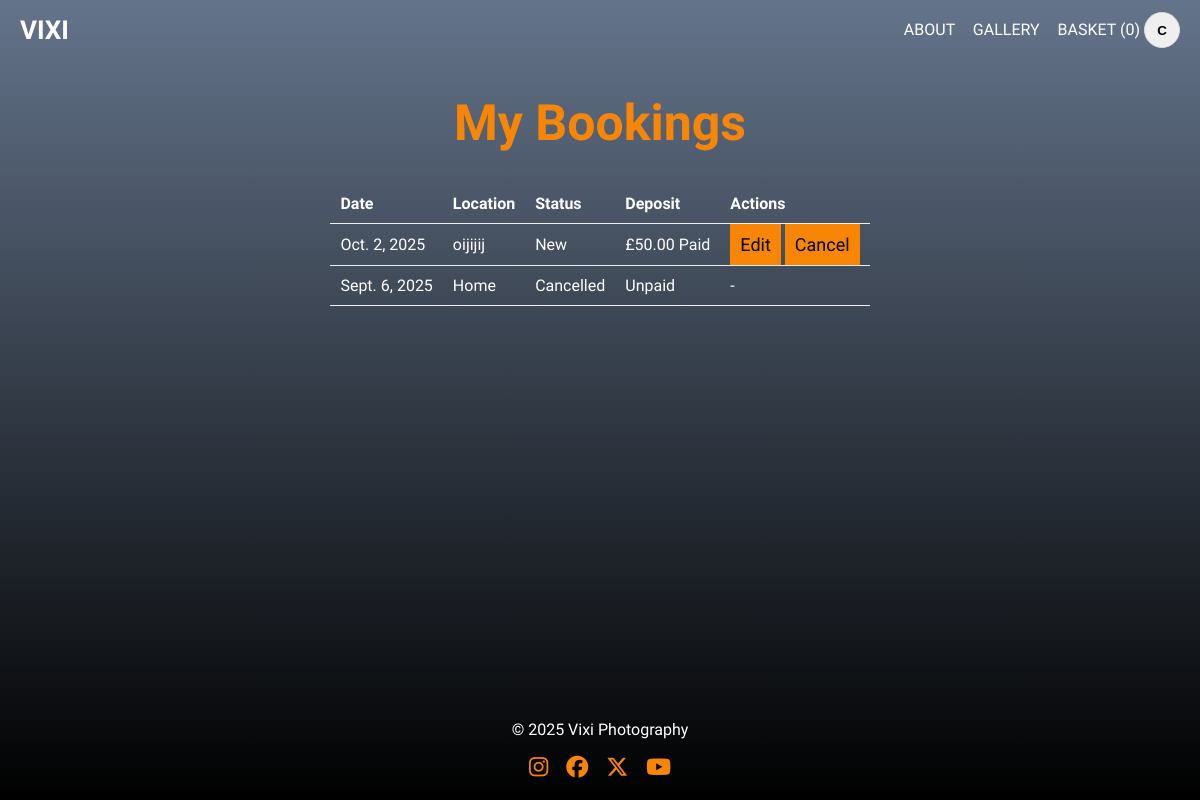
The page /orders/bookings/ (signed in) on the database as committed earlier.
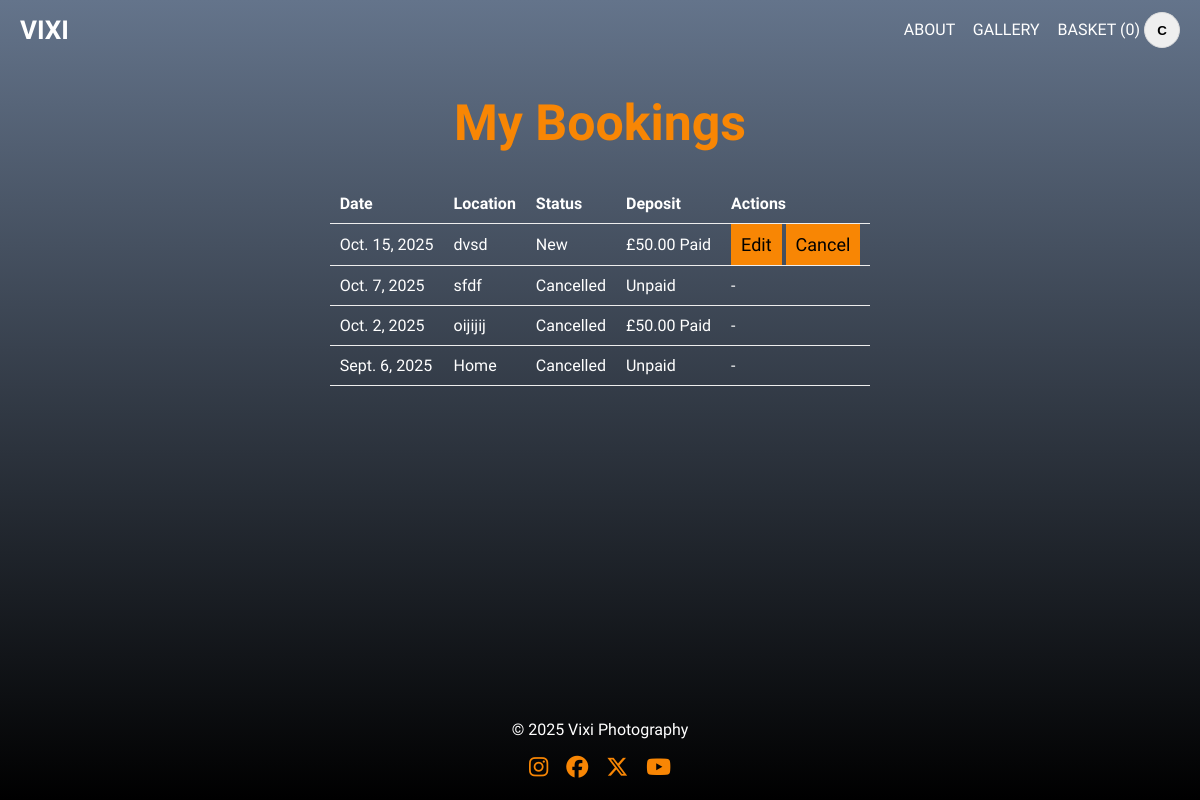
The same page on the database as committed later.
### orders/models.py (models this page shows, shortened)
class BookingRequest(models.Model):
    STATUS = [
        ("new", "New"),
        ("review", "In Review"),
        ("accepted", "Accepted"),
        ("rejected", "Rejected"),
        ("cancelled", "Cancelled"),
    ]
    user = models.ForeignKey(settings.AUTH_USER_MODEL,
                             on_delete=models.CASCADE,
                             related_name='booking_requests')
    event_date = models.DateField()
    location = models.CharField(max_length=200)
    details = models.TextField(blank=True)
    status = models.CharField(max_length=10, choices=STATUS, default='new')
    created_at = models.DateTimeField(auto_now_add=True)
    deposit_pence = models.PositiveIntegerField(default=5000)
    deposit_paid = models.BooleanField(default=False)
    stripe_session_id = models.CharField(max_length=255, blank=True)
    class Meta:
        ordering = ['-created_at']
    def deposit_display(self):
        return f"£{self.deposit_pence/100:.2f}"

### orders/views.py (the view)
# urls.py: path("bookings/", views.my_bookings, name="my_bookings"),
@login_required
def my_bookings(request):
    bookings = BookingRequest.objects.filter(user=request.user)
    return render(request, "orders/my_bookings.html", {"bookings": bookings})

### orders/context_processors.py (called while the page is built)
def cart_count(request):
    cart = request.session.get("cart", {})
    total = 0
    for v in cart.values():
        total += int(v.get("qty", 0)) if isinstance(v, dict) else int(v)
    return {"cart_count": total}

### templates/orders/my_bookings.html (shortened to what this page needs)
{% extends 'base.html' %}
{% block content %}
<h1>My Bookings</h1>
<table class="cart-table">
    <thead>
      <tr>
        <th>Date</th>
        <th>Location</th>
        <th>Status</th>
        <th>Deposit</th>
        <th class="t-right">Actions</th>
      </tr>
    </thead>
    <tbody>
        {% for b in bookings %}
        <tr>
            <td>{{ b.event_date }}</td>
            <td>{{ b.location }}</td>
            <td>{{ b.get_status_display }}</td>
            <td>
              {% if b.deposit_paid %}
                {{ b.deposit_display }} Paid
              {% else %}
                Unpaid
              {% endif %}
            </td>
            <td class="t-right">
                {% if b.status in "new review" %}
                    <a class="btn-book" href="{% url 'edit_booking' b.pk %}">Edit</a>
                    <a class="btn-book" href="{% url 'delete_booking' b.pk %}">Cancel</a>
                {% else %} - {% endif %}
            </td>
        </tr>
        {% empty %}
        <tr><td colspan="5">You have no bookings yet.</td></tr>
        {% endfor %}
    </tbody>
</table>
{% endblock %}

### templates/base.html (shortened to what this page needs)
{% load static %}
<!doctype html>
<html lang="en">
<head>
  <link rel="stylesheet" href="{% static 'css/style.css' %}">
  <link rel="stylesheet" href="{% static 'css/style.css' %}">
</head>
<body class="page {% block body_class %}{% endblock %}">
  <header class="nav">
    <a class="brand btn" href="{% url 'home' %}">VIXI</a>
    <nav class="nav-links">
      <a href="{% url 'about' %}" class="btn">ABOUT</a>
      <a href="{% url 'gallery_index' %}" class="btn">GALLERY</a>
      <a href="{% url 'cart' %}" class="btn">BASKET ({{ cart_count|default:0 }})</a>
      {% if user.is_authenticated %}
  <div class="profile">
    <button class="avatar" id="avatarBtn" aria-haspopup="menu" aria-expanded="false">
      {{ user.username|first|upper }}
    </button>
  </div>
{% else %}
  <a href="{% url 'login' %}">LOGIN</a>
{% endif %}
    </nav>
  </header>
  <main class="container">
    {% block content %}{% endblock %}
  </main>
  <footer class="footer">
    <p>© 2025 Vixi Photography</p>
    <div class="social-links">
      <a href="https://instagram.com" target="_blank" aria-label="Instagram"><i class="fab fa-instagram"></i></a>
      <a href="https://facebook.com" target="_blank" aria-label="Facebook"><i class="fab fa-facebook"></i></a>
      <a href="https://x.com" target="_blank" aria-label="X"><i class="fab fa-x-twitter"></i></a>
      <a href="https://youtube.com" target="_blank" aria-label="youtube"><i class="fab fa-youtube"></i></a>
    </div>
  </footer>
</body>
</html>

### static/css/style.css (style rules this page uses)
body { background: linear-gradient(to bottom, #64748B 0%, #000 100%); background-repeat: no-repeat; background-attachment: fixed; color: #fff; font-family: Marcellus, Arial, sans-serif; margin: 0; padding: 0; display: flex; flex-direction: column; min-height: 100vh; }
h1 { font-family: Marcellus, Arial, sans-serif; text-align: center; margin-bottom: 2rem; font-size: 50px; color: #f88604; }
.profile { position: relative; display: inline-block; }
.avatar { width: 36px; height: 36px; border-radius: 9999px; border: 1px solid #ddd; display: grid; place-items: center; font-weight: 700; cursor: pointer; }
.page { margin:0; }
.container { max-width:1100px; margin:0 auto; flex: 1; }
.nav { background: transparent; color: white; display:flex; justify-content:space-between; align-items:center; padding:12px 20px; }
.brand { font-weight:700; text-decoration:none; color:inherit; font-size: 26px; }
.nav-links a { margin-left:14px; text-decoration:none; color:inherit; }
.btn-book { background: #f88604; color: black; text-decoration: none; font-size: 18px; padding: 10px; font-family: Marcellus, Arial, sans-serif; }
.cart-table { width:100%; border-collapse:collapse; margin-top:12px; }
.cart-table th, .cart-table td { border-bottom:1px solid #eee; padding:10px; text-align:left; }
.t-right { text-align:right; }
.footer { border-top: 1px solid var(--border); padding: 20px 4vw; text-align: center; background: transparent; color: #fff; }
.social-links { margin-top: 8px; display: flex; justify-content: center; gap: 18px; font-size: 22px; }
.social-links a { text-decoration: none; transition: transform .2s; color: #f88604 !important; }
.social-links i { font-size: 22px; color: var(--fg); }
html, body { height: 100%; }

Rows that differ between the two databases and show on the page:
added BookingRequest: event_date "Oct. 15, 2025", location "dvsd", status "New", deposit_display "£50.00", shows "Edit"
added BookingRequest: event_date "Oct. 7, 2025", location "sfdf", status "Cancelled", deposit_paid "Unpaid"
changed BookingRequest "Oct. 2, 2025": status "New" → "Cancelled"; status "Edit Cancel" → "-"
